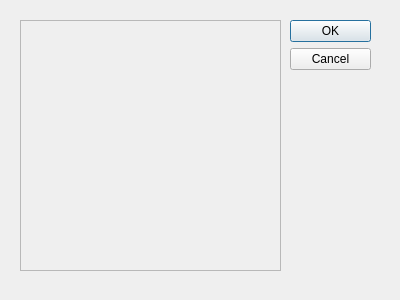
<?xml version="1.0" encoding="UTF-8"?>
<ui version="4.0">
 <class>MyDialog</class>
 <widget class="QDialog" name="MyDialog">
  <property name="geometry">
   <rect>
    <x>0</x>
    <y>0</y>
    <width>400</width>
    <height>300</height>
   </rect>
  </property>
  <property name="windowTitle">
   <string>Dialog</string>
  </property>
  <widget class="QDialogButtonBox" name="buttonBox">
   <property name="geometry">
    <rect>
     <x>290</x>
     <y>20</y>
     <width>81</width>
     <height>241</height>
    </rect>
   </property>
   <property name="orientation">
    <enum>Qt::Vertical</enum>
   </property>
   <property name="standardButtons">
    <set>QDialogButtonBox::Cancel|QDialogButtonBox::Ok</set>
   </property>
  </widget>
  <widget class="QFrame" name="frame">
   <property name="geometry">
    <rect>
     <x>20</x>
     <y>20</y>
     <width>261</width>
     <height>251</height>
    </rect>
   </property>
   <property name="frameShape">
    <enum>QFrame::StyledPanel</enum>
   </property>
   <property name="frameShadow">
    <enum>QFrame::Raised</enum>
   </property>
  </widget>
 </widget>
 <resources/>
 <connections>
  <connection>
   <sender>buttonBox</sender>
   <signal>accepted()</signal>
   <receiver>MyDialog</receiver>
   <slot>accept()</slot>
   <hints>
    <hint type="sourcelabel">
     <x>248</x>
     <y>254</y>
    </hint>
    <hint type="destinationlabel">
     <x>157</x>
     <y>274</y>
    </hint>
   </hints>
  </connection>
  <connection>
   <sender>buttonBox</sender>
   <signal>rejected()</signal>
   <receiver>MyDialog</receiver>
   <slot>reject()</slot>
   <hints>
    <hint type="sourcelabel">
     <x>316</x>
     <y>260</y>
    </hint>
    <hint type="destinationlabel">
     <x>286</x>
     <y>274</y>
    </hint>
   </hints>
  </connection>
 </connections>
</ui>
